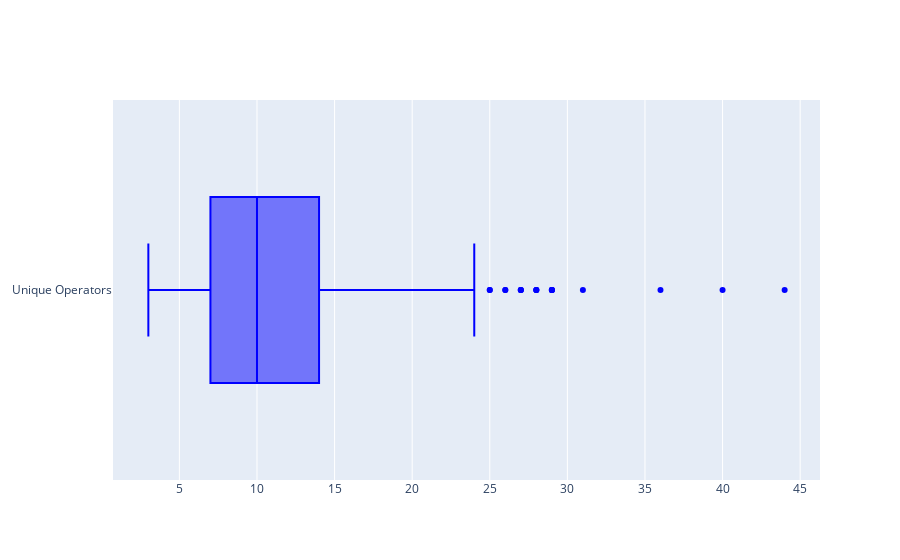

The notebook cell this image was saved under:
### Markdown cell above
>*  **Outlier Detection (Box Plot)**

### Code cell
trace1 = go.Box(
    x = data.NUM_UNIQUE_OPERATORS,
    name = 'Unique Operators',
    marker = dict(color = 'blue')
    )
box_data = [trace1]
iplot(box_data)

### Figure 1 — Plotly figure (JSON) as saved in the notebook; plotly's stock layout.template omitted (floating-point values rounded to 4 significant figures; data arrays with more than 128 entries replaced by an {"elided": "..."} marker saying what was removed)
{"data": [{"marker": {"color": "blue"}, "name": "Unique Operators", "type": "box", "x": {"elided": "403 int values"}}], "layout": {}}
